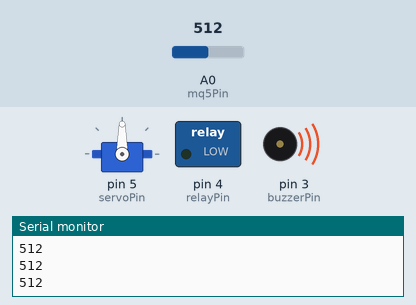
Simulated run of this sketch. Board: Arduino Uno, built with avr-gcc and run on an emulated ATmega328P. Shown: servo, switched loads named in the sketch (green lamp = pin HIGH), buzzer (waves = sounding, pin HIGH), the last lines printed to the serial monitor. The inputs (shaded band) are chosen by the test bench; at power-on: A0 (mq5Pin) = 512.

Above: at 1.3 s.
1.4 s: A0 (mq5Pin) set to 164
2.9 s: A0 (mq5Pin) set to 138
At 3.7 s:
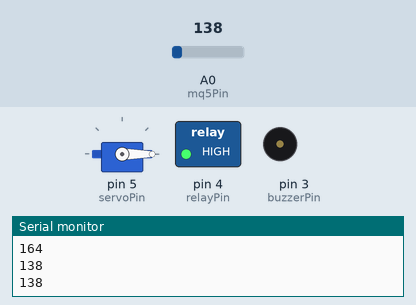
4.5 s: A0 (mq5Pin) set to 160
At 4.9 s:
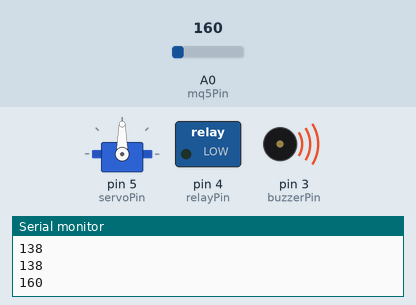
6.0 s: A0 (mq5Pin) set to 140
At 7.3 s:
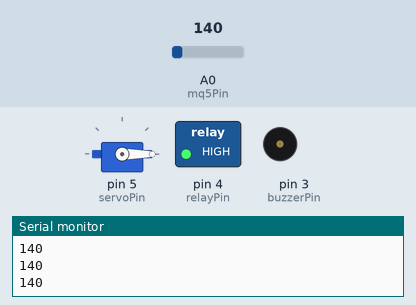
Timing chart, 0 to 8.5 s (numbered marks = the images above; inputs shaded):
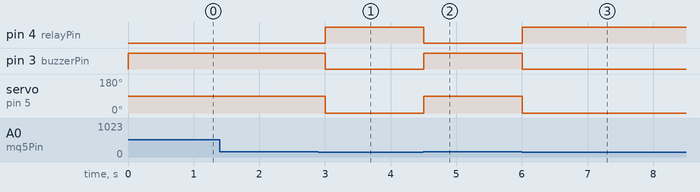

The sketch:

ArduinoCode.ino
```cpp
#include <Servo.h>

// Pin definitions
const int mq5Pin = A0;      // Analog pin for MQ-5 sensor
const int buzzerPin = 3;    // Digital pin for buzzer
const int relayPin = 4;     // Digital pin for relay module
const int servoPin = 5;     // Digital pin for servo motor

Servo myservo;              // Create servo object
const int gasThreshold = 150; // Threshold for gas detection

void setup() {
  pinMode(buzzerPin, OUTPUT);
  pinMode(relayPin, OUTPUT);
  myservo.attach(servoPin); // Attaching the servo motor
  Serial.begin(9600);       // Initialize serial communication for debugging
}

void loop() {
  // Read the analog value from MQ-5 sensor
  int gasValue = analogRead(mq5Pin);
  Serial.println(gasValue); // Print the sensor value for debugging
  // If gas concentration exceeds the threshold
  if (gasValue > gasThreshold) {
    activateAlarm();      // Activate alarm
    activateRelay();      // Activate relay module
    turnOnServo();        // Turn on servo motor
  } else {
    deactivateAlarm();    // Deactivate alarm
    deactivateRelay();    // Deactivate relay module
    turnOffServo();       // Turn off servo motor
  }

  delay(500); // Small delay for stability
}

void activateAlarm() {
  digitalWrite(buzzerPin, HIGH); // Turn on buzzer
}

void deactivateAlarm() {
  digitalWrite(buzzerPin, LOW);  // Turn off buzzer
}

void activateRelay() {
  digitalWrite(relayPin, LOW);   // Activate relay module
}

void deactivateRelay() {
  digitalWrite(relayPin, HIGH);  // Deactivate relay module
}

void turnOnServo() {
  myservo.write(90);             // Rotate servo motor to 90 degrees
}

void turnOffServo() {
  myservo.write(0);              // Rotate servo motor to 0 degrees
}
```

Measured:
- the behaviour switches between 151 and 150 on A0 (mq5Pin) (found by bisection; images 0 and 1)
- after the input at 2.9 s, pin 4 (relayPin): LOW → HIGH after 0.10 s; pin 3 (buzzerPin): HIGH → LOW after 0.10 s; servo on pin 5 (servoPin): 90° → 0° after 0.10 s
- after the input at 4.5 s, pin 4 (relayPin): HIGH → LOW at once; pin 3 (buzzerPin): LOW → HIGH at once; servo on pin 5 (servoPin): 0° → 90° at once
- after the input at 6.0 s, pin 4 (relayPin): LOW → HIGH at once; pin 3 (buzzerPin): HIGH → LOW at once; servo on pin 5 (servoPin): 90° → 0° at once
